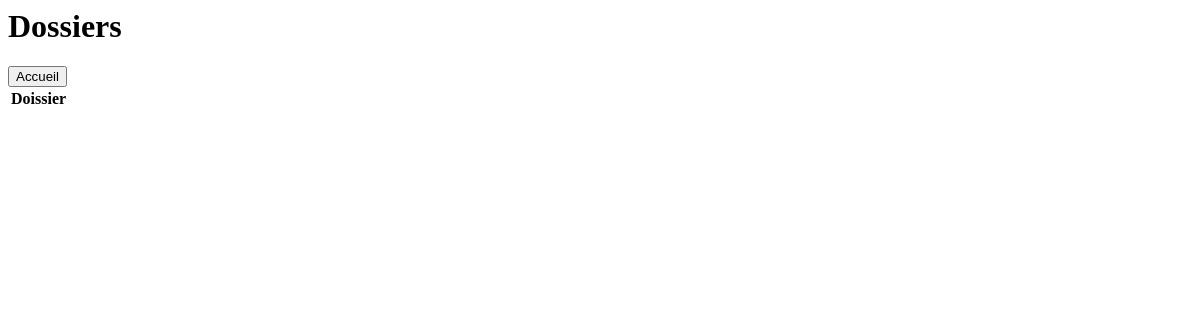
/consulterdossier/ (signed in), run on an earlier commit of the app's database.
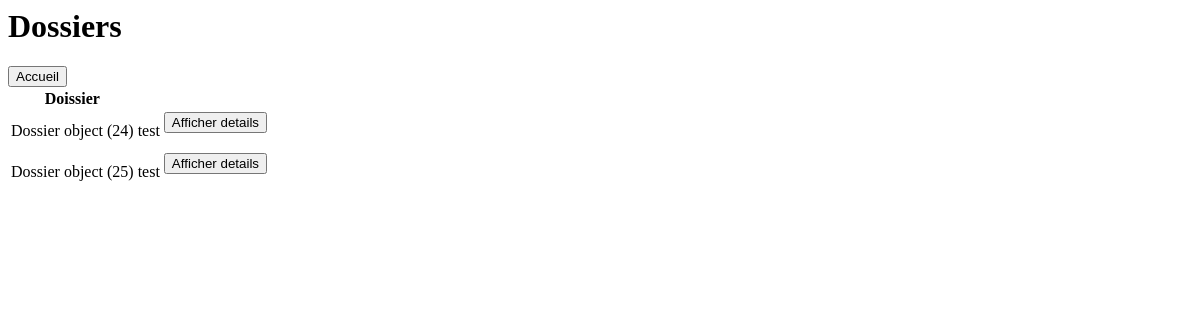
And on a later commit of the database.
### calculdej/models.py (models this page shows, shortened)
class Dossier(models.Model):
    titre = models.CharField(max_length=30,default="")
    auteur = models.ForeignKey(settings.AUTH_USER_MODEL, on_delete=models.CASCADE)
    dernier = models.BooleanField(default=True)

### consulterdossier/views.py (the view)
# urls.py: url('consulterdossier/', include('consulterdossier.urls')),
@login_required
def consulterdossier(request):
    dossiers = Dossier.objects.filter(auteur=request.user)
    return render(request, 'consulterdossier/consulterdossier.html', locals())

### consulterdossier/templates/consulterdossier/consulterdossier.html (shortened to what this page needs)
<h1> Dossiers </h1>
<div>
  <a href="{% url 'connexion' %}"> <input type="button" value="Accueil"> </a>
</div>
<table>
  <thead>
       <tr>
           <th>Doissier</th>
       </tr>
   </thead>
   <tbody>
       {% for d in dossiers %}
       <tr>
           <td>{{ d }} </td>
           <td>{{ d.auteur }}</td>
           <td>
             <form method="post">
                 <button type="submit" name="btnaffdetails" value="{{d.id}}">Afficher details</button>
             </form>
          </td>
       </tr>
      {%endfor%}
    </tbody>
</table>

What changed in the data, as far as the page shows it:
added Dossier: id "Dossier object (24)", auteur "test"
added Dossier: id "Dossier object (25)", auteur "test"
